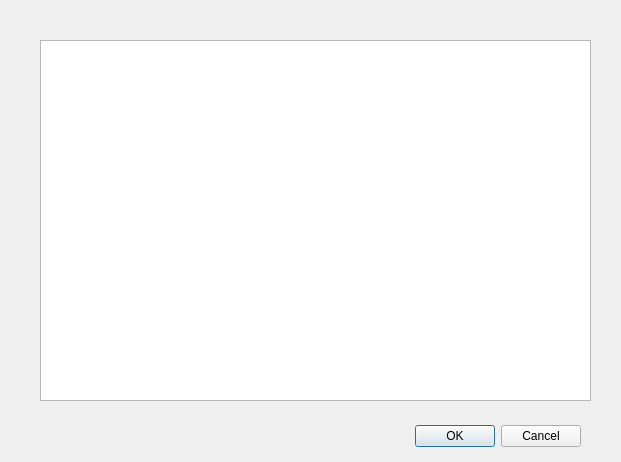
<?xml version="1.0" encoding="UTF-8"?>
<ui version="4.0">
 <class>Dialog</class>
 <widget class="QDialog" name="Dialog">
  <property name="geometry">
   <rect>
    <x>0</x>
    <y>0</y>
    <width>621</width>
    <height>462</height>
   </rect>
  </property>
  <property name="windowTitle">
   <string>Dialog</string>
  </property>
  <widget class="QDialogButtonBox" name="buttonBox">
   <property name="geometry">
    <rect>
     <x>240</x>
     <y>420</y>
     <width>341</width>
     <height>32</height>
    </rect>
   </property>
   <property name="orientation">
    <enum>Qt::Horizontal</enum>
   </property>
   <property name="standardButtons">
    <set>QDialogButtonBox::Cancel|QDialogButtonBox::Ok</set>
   </property>
  </widget>
  <widget class="QGraphicsView" name="graphicsView">
   <property name="geometry">
    <rect>
     <x>40</x>
     <y>40</y>
     <width>551</width>
     <height>361</height>
    </rect>
   </property>
  </widget>
 </widget>
 <resources/>
 <connections>
  <connection>
   <sender>buttonBox</sender>
   <signal>accepted()</signal>
   <receiver>Dialog</receiver>
   <slot>accept()</slot>
   <hints>
    <hint type="sourcelabel">
     <x>248</x>
     <y>254</y>
    </hint>
    <hint type="destinationlabel">
     <x>157</x>
     <y>274</y>
    </hint>
   </hints>
  </connection>
  <connection>
   <sender>buttonBox</sender>
   <signal>rejected()</signal>
   <receiver>Dialog</receiver>
   <slot>reject()</slot>
   <hints>
    <hint type="sourcelabel">
     <x>316</x>
     <y>260</y>
    </hint>
    <hint type="destinationlabel">
     <x>286</x>
     <y>274</y>
    </hint>
   </hints>
  </connection>
 </connections>
</ui>
